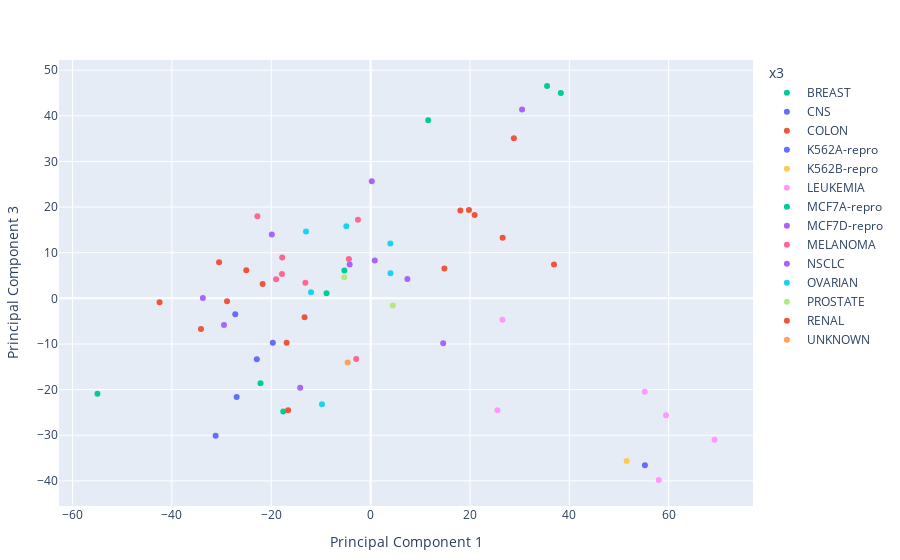

Notebook source saved alongside this figure:
### Code cell
PlotlyJS.plot(
    df3_pca, x=:x1, y=:x3, color=:y,
    mode="markers",
    Layout(yaxis_title="Principal Component 3", xaxis_title="Principal Component 1")
)

### Figure 1 — Plotly figure (JSON) as saved in the notebook; plotly's stock layout.template omitted (floating-point values rounded to 4 significant figures)
{"data": [{"legendgroup": "BREAST", "marker": {"color": "#00cc96"}, "mode": "markers", "name": "BREAST", "showlegend": true, "type": "scatter", "x": [-54.98, -22.16, -17.58, 35.52, 11.59, -8.875, -5.284], "xaxis": "x", "y": [-20.93, -18.61, -24.8, 46.52, 39.05, 1.118, 6.094], "yaxis": "y"}, {"legendgroup": "CNS", "marker": {"color": "#636efa"}, "mode": "markers", "name": "CNS", "showlegend": true, "type": "scatter", "x": [-19.68, -22.91, -27.24, -26.96, -31.2], "xaxis": "x", "y": [-9.735, -13.37, -3.505, -21.64, -30.12], "yaxis": "y"}, {"legendgroup": "COLON", "marker": {"color": "#EF553B"}, "mode": "markers", "name": "COLON", "showlegend": true, "type": "scatter", "x": [14.85, 36.92, 26.57, 19.8, 18.06, 28.84, 20.93], "xaxis": "x", "y": [6.555, 7.407, 13.27, 19.34, 19.26, 35.11, 18.28], "yaxis": "y"}, {"legendgroup": "K562A-repro", "marker": {"color": "#636efa"}, "mode": "markers", "name": "K562A-repro", "showlegend": true, "type": "scatter", "x": [55.22], "xaxis": "x", "y": [-36.55], "yaxis": "y"}, {"legendgroup": "K562B-repro", "marker": {"color": "#FECB52"}, "mode": "markers", "name": "K562B-repro", "showlegend": true, "type": "scatter", "x": [51.53], "xaxis": "x", "y": [-35.66], "yaxis": "y"}, {"legendgroup": "LEUKEMIA", "marker": {"color": "#FF97FF"}, "mode": "markers", "name": "LEUKEMIA", "showlegend": true, "type": "scatter", "x": [26.54, 58.01, 55.18, 69.23, 59.46, 25.53], "xaxis": "x", "y": [-4.713, -39.8, -20.46, -30.99, -25.61, -24.5], "yaxis": "y"}, {"legendgroup": "MCF7A-repro", "marker": {"color": "#00cc96"}, "mode": "markers", "name": "MCF7A-repro", "showlegend": true, "type": "scatter", "x": [38.28], "xaxis": "x", "y": [44.99], "yaxis": "y"}, {"legendgroup": "MCF7D-repro", "marker": {"color": "#ab63fa"}, "mode": "markers", "name": "MCF7D-repro", "showlegend": true, "type": "scatter", "x": [30.48], "xaxis": "x", "y": [41.36], "yaxis": "y"}, {"legendgroup": "MELANOMA", "marker": {"color": "#FF6692"}, "mode": "markers", "name": "MELANOMA", "showlegend": true, "type": "scatter", "x": [-2.898, -2.552, -17.8, -17.86, -4.381, -22.79, -19.03, -13.13], "xaxis": "x", "y": [-13.27, 17.2, 8.966, 5.357, 8.647, 17.97, 4.178, 3.407], "yaxis": "y"}, {"legendgroup": "NSCLC", "marker": {"color": "#ab63fa"}, "mode": "markers", "name": "NSCLC", "showlegend": true, "type": "scatter", "x": [-14.18, -29.51, -33.77, -19.89, -4.216, 0.8421, 0.235, 7.404, 14.61], "xaxis": "x", "y": [-19.6, -5.84, 0.05418, 14.01, 7.426, 8.28, 25.68, 4.25, -9.83], "yaxis": "y"}, {"legendgroup": "OVARIAN", "marker": {"color": "#19d3f3"}, "mode": "markers", "name": "OVARIAN", "showlegend": true, "type": "scatter", "x": [-9.785, 3.974, -13.0, 3.999, -12.0, -4.889], "xaxis": "x", "y": [-23.23, 12.03, 14.64, 5.513, 1.348, 15.81], "yaxis": "y"}, {"legendgroup": "PROSTATE", "marker": {"color": "#B6E880"}, "mode": "markers", "name": "PROSTATE", "showlegend": true, "type": "scatter", "x": [4.461, -5.322], "xaxis": "x", "y": [-1.572, 4.611], "yaxis": "y"}, {"legendgroup": "RENAL", "marker": {"color": "#EF553B"}, "mode": "markers", "name": "RENAL", "showlegend": true, "type": "scatter", "x": [-42.48, -30.51, -34.14, -16.9, -25.02, -28.9, -21.74, -13.3, -16.6], "xaxis": "x", "y": [-0.8831, 7.92, -6.709, -9.708, 6.167, -0.6424, 3.162, -4.129, -24.54], "yaxis": "y"}, {"legendgroup": "UNKNOWN", "marker": {"color": "#FFA15A"}, "mode": "markers", "name": "UNKNOWN", "showlegend": true, "type": "scatter", "x": [-4.615], "xaxis": "x", "y": [-14.04], "yaxis": "y"}], "layout": {"legend": {"title": {"text": "x3"}, "tracegroupgap": 0}, "margin": {"b": 50, "l": 50, "r": 50, "t": 60}, "xaxis": {"title": {"text": "Principal Component 1"}}, "yaxis": {"title": {"text": "Principal Component 3"}}}}
